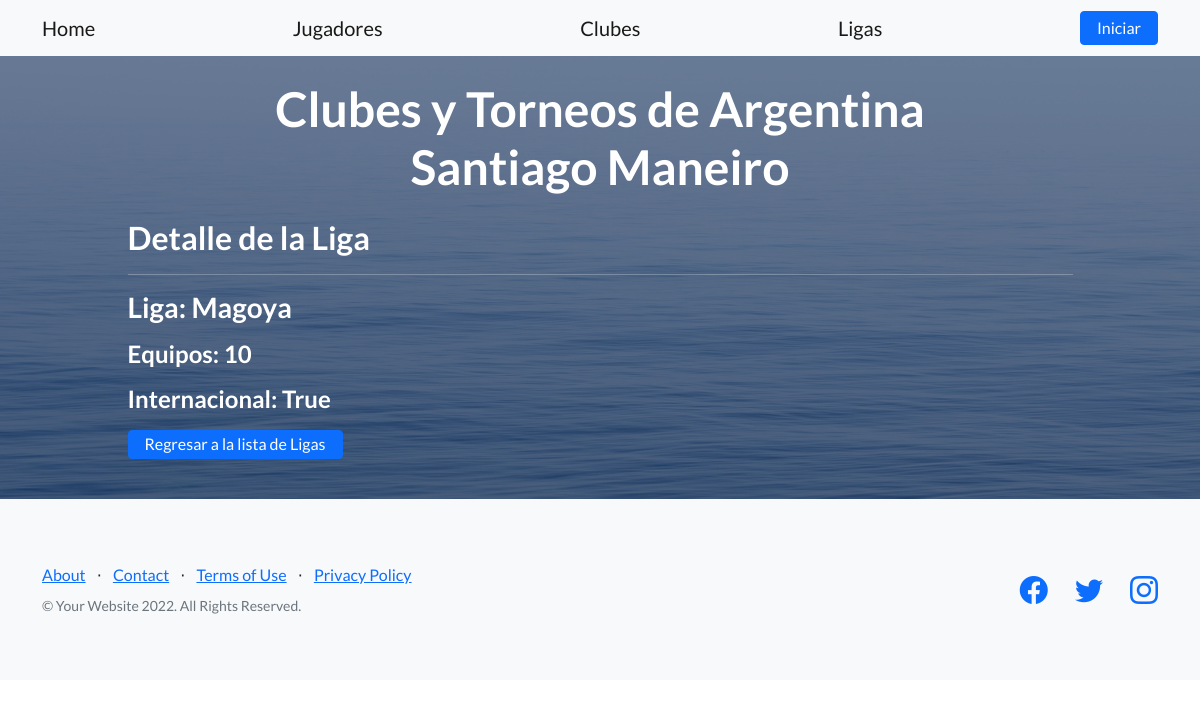
The app's page /app_jugadores/ligas/5/detail with its own data.
### app_jugadores/models.py (models this page shows, shortened)
class Liga(models.Model):
    torneo = models.CharField(max_length=40)
    equipos = models.IntegerField()
    internacional = models.BooleanField()

### app_jugadores/views.py (the view)
# urls.py: path('ligas/<int:pk>/detail', views.LigaDetailView.as_view(), name='ligas-detail'),
class LigaDetailView(DetailView):
    model = Liga
    template_name = "ligas_detail.html"

### app_jugadores/templates/ligas_detail.html
{% extends "index.html" %}
{% load static %}
{% block content %}
<h2>Detalle de la Liga</h2>
<hr></hr>
<p><h3>Liga: {{ liga.torneo }}</h3></p>
<p><h4>Equipos: {{ liga.equipos }}</h4></p>
<p><h4>Internacional: {{ liga.internacional }}</h4></p>
<p><a class="btn2 btn-primary" href="{% url 'ligas-list' %}">Regresar a la lista de Ligas</a></p>
{% endblock %}

### records on screen
Liga: torneo "Magoya", equipos "10", internacional "True"
